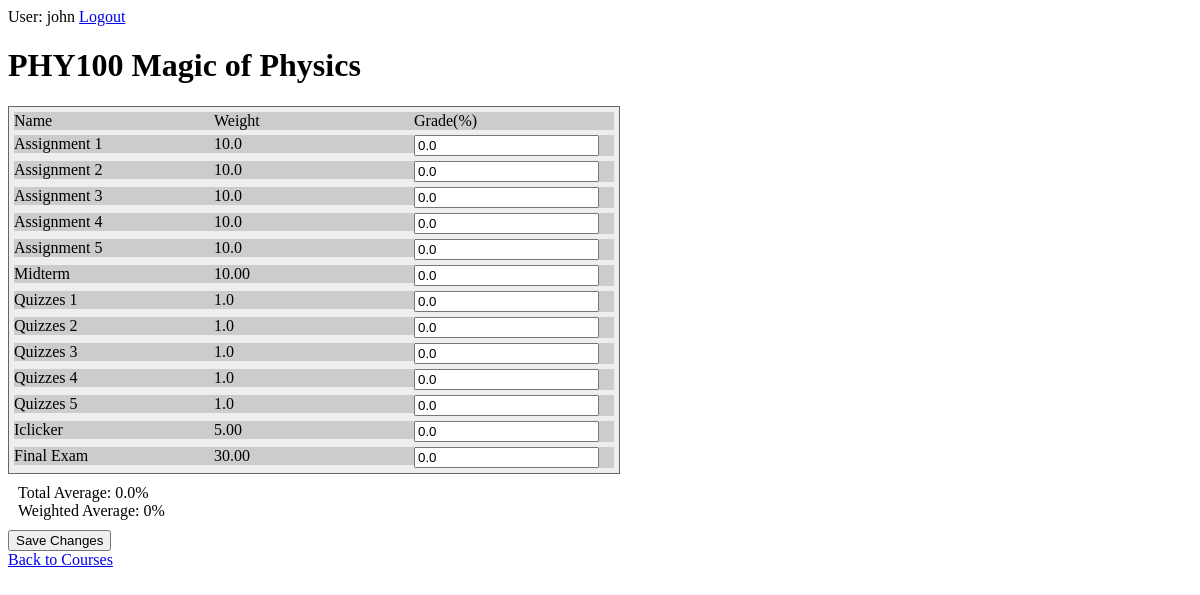
Page /courses/18/ (signed in) on the committed database.
### courses/models.py (models this page shows, shortened)
class Course(models.Model):
    course_code = models.CharField(max_length=20)
    course_name = models.CharField(max_length=200)
    def validate_weight(self):
        weight = 0.0
        assessments = Assessment.objects.filter(course=self)
        for assessment in assessments:
            weight += float(assessment.weight)
        return (weight == 100.0)
    def getTotalAverage(self, user_id):
        if not Course.validate_weight(self):
            return 0.0
        mark = 0.0
        assessments = Assessment.objects.filter(course=self)
        for asm in assessments:
            grades = Grade.objects.filter(assessment=asm, user_id=user_id)
            weight = asm.weight/asm.components
            for grade in grades:
                mark += float(grade.mark) * float(weight) / 100
        return mark
    def getWeightedAverage(self, user_id):
        if not Course.validate_weight(self):
            return 0.0
        mark = 0.0
        availableMark = 0.0
        assessments = Assessment.objects.filter(course=self)
        for asm in assessments:
            grades = Grade.objects.filter(assessment=asm, user_id=user_id)
            weight = asm.weight/asm.components
            for grade in grades:
                if grade.mark > 0:
                    availableMark += float(weight)
                mark += (float(grade.mark)/100) * float(weight)
        if not availableMark: return 0
        return mark/availableMark * 100

class Assessment(models.Model):
    course = models.ForeignKey(Course, on_delete=models.CASCADE)
    name = models.CharField(max_length=100)
    components = models.IntegerField(default=1)
    weight = models.DecimalField(decimal_places=2, max_digits=4)

### courses/views.py (the view)
# urls.py: path('<int:pk>/', views.DetailView.as_view(), name='detail'),
class DetailView(generic.DetailView):
    model = Course
    template_name = 'courses/detail.html'
    def get_queryset(self):
        return Course.objects

### courses/templatetags/courses_extra.py (called while the page is built)
@register.filter
def filter_range(start, end):
    return range(start, end+1)

@register.filter
def div(value, arg):
    return int(value) / int(arg)

@register.simple_tag
def getMark(assessment_id, c, user_id):
    a = Assessment.objects.get(pk=assessment_id)
    try:
        return float(a.grade_set.get(component=c, user_id=user_id).mark)
    except(Grade.DoesNotExist):
        return 0.0

@register.filter
def getTotalAverage(course_id, user_id):
    c = Course.objects.get(pk=course_id)
    return c.getTotalAverage(user_id)

@register.filter
def getWeightedAverage(course_id, user_id):
    c = Course.objects.get(pk=course_id)
    return c.getWeightedAverage(user_id)

### courses/templates/courses/detail.html (shortened to what this page needs)
{% load static %}
{% load courses_extra %}
<link rel="stylesheet" type="text/css" href="{% static 'courses/detail.css' %}">
{% if user.is_authenticated %}
<div id = "auth_nav">
User: {{ user.get_username }}  <a href="{% url 'logout'%}?next={{request.path}}">Logout</a>
</div>
<h1>{{ course.course_code }} {{course.course_name}}</h1>
<form action="{% url 'courses:set_grade' course.id %}" method="post">
    <div class="table">
        <div class="row">
            <div class="cell">Name</div>
            <div class="cell">Weight</div>
            <div class="cell">Grade(%)</div>
        </div>
        {% for assessment in course.assessment_set.all %}
        {% if assessment.components > 1 %}
        {% for i in 1|filter_range:assessment.components %}
        <div class="row">
            <div class="cell">{{assessment.name}} {{i}}</div>
            <div class="cell">{{assessment.weight|div:assessment.components}}</div>
            <div class="cell">
                <input type="text" name="{{assessment.id}}_{{i}}" value="{% getMark assessment.id i user.id %}" required
                    pattern="^(?:\d{1,2}(?:\.\d{1,2})?|100(?:\.0?0)?)" />
            </div>
        </div>
        {% endfor %}
        {% else%}
        <div class="row">
            <div class="cell">{{assessment.name}}</div>
            <div class="cell">{{assessment.weight}}</div>
            <div class="cell">
                <input type="text" name="{{assessment.id}}_1" value="{% getMark assessment.id 1 user.id %}" required
                    pattern="^(?:\d{1,2}(?:\.\d{1,2})?|100(?:\.0?0)?)" />
            </div>
        </div>
        {% endif %}
        {% endfor %}
    </div>
    <div class="average">
        <div class="total">Total Average: {{course.id|getTotalAverage:user.id}}%</div>
        <div class="weighted">Weighted Average: {{course.id|getWeightedAverage:user.id}}%</div>
    </div>
    <input type="submit" value="Save Changes">
    <div>
        <a href="{% url 'courses:index' %}"> Back to Courses</a>
    </div>
</form>
{% else %}
<p> You are not authenticated, please
<a href="{% url 'login'%}?next={{request.path}}">Login</a></p>
{% endif %}

### courses/static/courses/detail.css (style rules this page uses)
.table { display: table; width: auto; background-color: #eee; border: 1px solid #666666; border-spacing: 5px; }
.row { display: table-row; width: auto; clear: both; }
.cell { float: left; display: table-column; width: 200px; background-color: #ccc; }
.average { margin: 10px; }

### rows in the picture
Course: course_code "PHY100", course_name "Magic of Physics", id|getTotalAverage "0.0", id|getWeightedAverage "0"
Assessment: name "Assignment" "Assignment" "Assignment" "Assignment" "Assignment", 1 "1" "2" "3" "4" "5", weight|div "10.0" "10.0" "10.0" "10.0" "10.0", id "0.0" "0.0" "0.0" "0.0" "0.0"
Assessment: name "Midterm", weight "10.00", id "0.0"
Assessment: name "Quizzes" "Quizzes" "Quizzes" "Quizzes" "Quizzes", 1 "1" "2" "3" "4" "5", weight|div "1.0" "1.0" "1.0" "1.0" "1.0", id "0.0" "0.0" "0.0" "0.0" "0.0"
Assessment: name "Iclicker", weight "5.00", id "0.0"
Assessment: name "Final Exam", weight "30.00", id "0.0"

### other values in the picture
{{ user.get_username }} "john"
